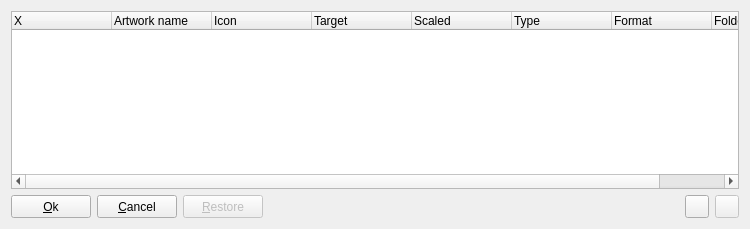
<?xml version="1.0" encoding="UTF-8"?>
<ui version="4.0">
 <class>AdditionalArtworkSetup</class>
 <widget class="QDialog" name="AdditionalArtworkSetup">
  <property name="geometry">
   <rect>
    <x>0</x>
    <y>0</y>
    <width>750</width>
    <height>229</height>
   </rect>
  </property>
  <property name="windowTitle">
   <string>Additional artwork classes</string>
  </property>
  <layout class="QGridLayout" name="gridLayout">
   <item row="0" column="0" colspan="6">
    <widget class="QTreeWidget" name="treeWidget">
     <property name="selectionMode">
      <enum>QAbstractItemView::NoSelection</enum>
     </property>
     <property name="rootIsDecorated">
      <bool>false</bool>
     </property>
     <property name="uniformRowHeights">
      <bool>true</bool>
     </property>
     <property name="itemsExpandable">
      <bool>false</bool>
     </property>
     <property name="expandsOnDoubleClick">
      <bool>false</bool>
     </property>
     <column>
      <property name="text">
       <string>X</string>
      </property>
     </column>
     <column>
      <property name="text">
       <string>Artwork name</string>
      </property>
     </column>
     <column>
      <property name="text">
       <string>Icon</string>
      </property>
     </column>
     <column>
      <property name="text">
       <string>Target</string>
      </property>
     </column>
     <column>
      <property name="text">
       <string>Scaled</string>
      </property>
     </column>
     <column>
      <property name="text">
       <string>Type</string>
      </property>
     </column>
     <column>
      <property name="text">
       <string>Format</string>
      </property>
     </column>
     <column>
      <property name="text">
       <string>Folder / Archive</string>
      </property>
     </column>
    </widget>
   </item>
   <item row="1" column="0">
    <widget class="QPushButton" name="pushButtonOk">
     <property name="sizePolicy">
      <sizepolicy hsizetype="Minimum" vsizetype="Minimum">
       <horstretch>0</horstretch>
       <verstretch>0</verstretch>
      </sizepolicy>
     </property>
     <property name="toolTip">
      <string>Apply additional artwork setup and close dialog</string>
     </property>
     <property name="text">
      <string>&amp;Ok</string>
     </property>
     <property name="icon">
      <iconset resource="qmc2.qrc">
       <normaloff>:/data/img/yes.png</normaloff>:/data/img/yes.png</iconset>
     </property>
     <property name="autoDefault">
      <bool>false</bool>
     </property>
    </widget>
   </item>
   <item row="1" column="1">
    <widget class="QPushButton" name="pushButtonCancel">
     <property name="sizePolicy">
      <sizepolicy hsizetype="Minimum" vsizetype="Minimum">
       <horstretch>0</horstretch>
       <verstretch>0</verstretch>
      </sizepolicy>
     </property>
     <property name="toolTip">
      <string>Cancel additional artwork editing</string>
     </property>
     <property name="text">
      <string>&amp;Cancel</string>
     </property>
     <property name="icon">
      <iconset resource="qmc2.qrc">
       <normaloff>:/data/img/no.png</normaloff>:/data/img/no.png</iconset>
     </property>
     <property name="autoDefault">
      <bool>false</bool>
     </property>
    </widget>
   </item>
   <item row="1" column="2">
    <widget class="QPushButton" name="pushButtonRestore">
     <property name="enabled">
      <bool>false</bool>
     </property>
     <property name="sizePolicy">
      <sizepolicy hsizetype="Minimum" vsizetype="Minimum">
       <horstretch>0</horstretch>
       <verstretch>0</verstretch>
      </sizepolicy>
     </property>
     <property name="toolTip">
      <string>Restore additional artwork from currently active setup</string>
     </property>
     <property name="text">
      <string>&amp;Restore</string>
     </property>
     <property name="icon">
      <iconset resource="qmc2.qrc">
       <normaloff>:/data/img/undo.png</normaloff>:/data/img/undo.png</iconset>
     </property>
     <property name="autoDefault">
      <bool>false</bool>
     </property>
    </widget>
   </item>
   <item row="1" column="3">
    <spacer name="horizontalSpacer">
     <property name="orientation">
      <enum>Qt::Horizontal</enum>
     </property>
     <property name="sizeHint" stdset="0">
      <size>
       <width>442</width>
       <height>20</height>
      </size>
     </property>
    </spacer>
   </item>
   <item row="1" column="4">
    <widget class="QToolButton" name="toolButtonAdd">
     <property name="sizePolicy">
      <sizepolicy hsizetype="Fixed" vsizetype="Minimum">
       <horstretch>0</horstretch>
       <verstretch>0</verstretch>
      </sizepolicy>
     </property>
     <property name="toolTip">
      <string>Add a new artwork class</string>
     </property>
     <property name="icon">
      <iconset resource="qmc2.qrc">
       <normaloff>:/data/img/plus.png</normaloff>:/data/img/plus.png</iconset>
     </property>
    </widget>
   </item>
   <item row="1" column="5">
    <widget class="QToolButton" name="toolButtonRemove">
     <property name="enabled">
      <bool>false</bool>
     </property>
     <property name="sizePolicy">
      <sizepolicy hsizetype="Fixed" vsizetype="Minimum">
       <horstretch>0</horstretch>
       <verstretch>0</verstretch>
      </sizepolicy>
     </property>
     <property name="toolTip">
      <string>Remove selected artwork classes</string>
     </property>
     <property name="icon">
      <iconset resource="qmc2.qrc">
       <normaloff>:/data/img/minus.png</normaloff>:/data/img/minus.png</iconset>
     </property>
    </widget>
   </item>
  </layout>
 </widget>
 <tabstops>
  <tabstop>treeWidget</tabstop>
  <tabstop>pushButtonOk</tabstop>
  <tabstop>pushButtonCancel</tabstop>
  <tabstop>pushButtonRestore</tabstop>
  <tabstop>toolButtonAdd</tabstop>
  <tabstop>toolButtonRemove</tabstop>
 </tabstops>
 <resources>
  <include location="qmc2.qrc"/>
 </resources>
 <connections/>
</ui>
